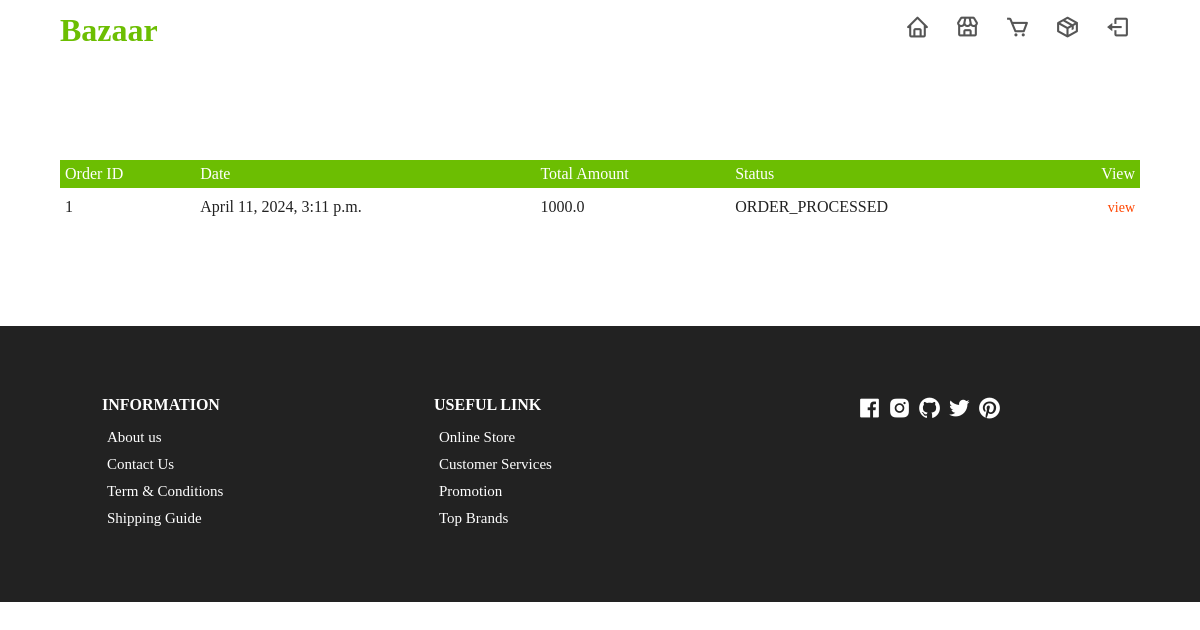
Page /orders/ (signed in) on the committed database.
### orders/models.py (models this page shows)
class Order(models.Model):
    LIVE = 1
    DELETE = 0
    DELETE_CHOICES = ((LIVE,'LIVE'),
                      (DELETE,'DELETE'))
    CART_STAGE = 0
    STATUS_CHOICE = (('ORDER_PLACED','ORDER_PLACED'),
                    ('ORDER_PROCESSED','ORDER_PROCESSED'),
                     ('ORDER_DELIVERED','ORDER_DELIVERED'),
                     ('ORDER_REJECTED','ORDER_REJECTED'))
    order_status = models.CharField(choices=STATUS_CHOICE,max_length=20,null=True,blank=True)
    owner = models.ForeignKey(Customer, on_delete=models.SET_NULL,null=True,related_name='orders')
    total_price = models.FloatField(default=0)
    delete_status = models.IntegerField(choices=DELETE_CHOICES,default=LIVE)
    created_at = models.DateTimeField(auto_now_add=True)
    updated_at = models.DateTimeField(auto_now=True)

### orders/views.py (the view)
# urls.py: path('orders/', views.view_orders, name='orders'),
def view_orders(request):
    user = request.user
    customer = user.customer_profile
    orders = Order.objects.filter(owner=customer).exclude(order_status=Order.CART_STAGE)
    print('orders',orders)
    return render(request, 'order.html',{'orders':orders})

### templates/order.html
{% extends 'base.html' %}
{% load getstatus %}
{% block content %}
<div class="container cart">
  {% if orders %}
    <table>
      <tr>
        <th>Order ID</th>
        <th>Date</th>
        <th>Total Amount</th>
        <th>Status</th>
        <th>View</th>
      </tr>
      {% for order in orders %}
      <tr>
        <td>{{ order.id }}</td>
        <td>{{ order.created_at }}</td>
        <td>{{ order.total_price }}</td>
        <td>{{ order.order_status }}</td>
        <td><a href="{% url 'order_details' order.id %}">view</a></td>
      </tr>
      {% endfor %}
    </table>
    {% else %}
    <p>Looks like you haven't placed an order</p>
    {% endif %}
  </div>
{% endblock %}

### static/css/styles.css (style rules this page uses)
:root { --white: #fff; --black: #222; --green: #6cbe02; --grey1: #f0f0f0; --grey2: #e9d7d3; }
*, *::before, *::after { margin: 0; padding: 0; box-sizing: inherit; }
html { box-sizing: border-box; font-size: 62.5%; }
body { font-size: 1.6rem; background-color: var(--white); color: var(--black); font-weight: 400; font-style: normal; }
a { text-decoration: none; color: var(--green); }
.container { max-width: 114rem; margin: 0 auto; padding: 0 3rem; }
.cart { margin: 10rem auto; }
table { width: 100%; border-collapse: collapse; }
th { text-align: left; padding: 0.5rem; color: #fff; background-color: var(--green); font-weight: normal; }
td { padding: 1rem 0.5rem; }
td a { color: orangered; font-size: 1.4rem; }
td:last-child { text-align: right; }
th:last-child { text-align: right; }

### rows in the picture
Order: id "1", created_at "April 11, 2024, 3:11 p.m.", total_price "1000.0", order_status "ORDER_PROCESSED"
